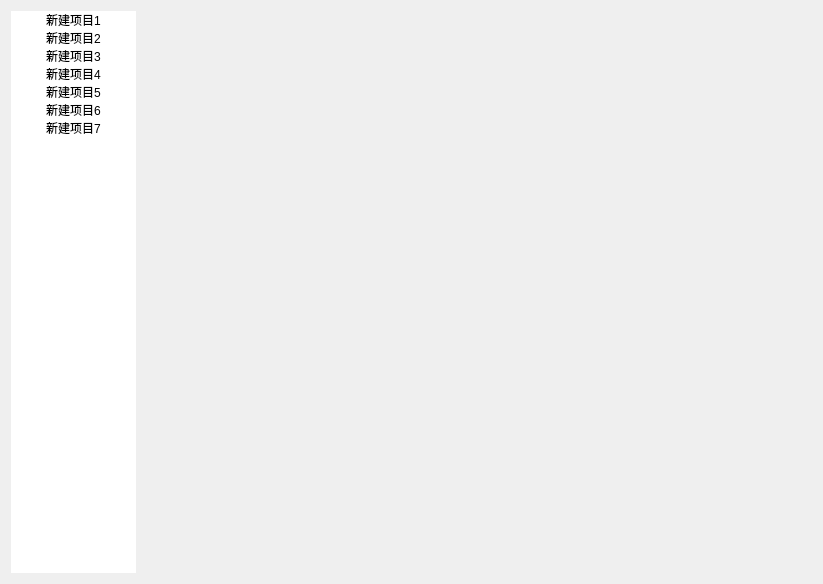
<?xml version="1.0" encoding="UTF-8"?>
<ui version="4.0">
 <class>UAVFlyManage_MavlinkMainDialog</class>
 <widget class="QWidget" name="UAVFlyManage_MavlinkMainDialog">
  <property name="geometry">
   <rect>
    <x>0</x>
    <y>0</y>
    <width>823</width>
    <height>584</height>
   </rect>
  </property>
  <property name="sizePolicy">
   <sizepolicy hsizetype="Preferred" vsizetype="Preferred">
    <horstretch>0</horstretch>
    <verstretch>0</verstretch>
   </sizepolicy>
  </property>
  <property name="windowTitle">
   <string>UAVFlyManage_MavlinkMainDialog</string>
  </property>
  <layout class="QHBoxLayout" name="horizontalLayout_2">
   <item>
    <widget class="QListWidget" name="listWidget_UAVFlyManage_MavlinkMainDialog">
     <property name="sizePolicy">
      <sizepolicy hsizetype="Maximum" vsizetype="Expanding">
       <horstretch>0</horstretch>
       <verstretch>0</verstretch>
      </sizepolicy>
     </property>
     <property name="maximumSize">
      <size>
       <width>125</width>
       <height>16777215</height>
      </size>
     </property>
     <property name="styleSheet">
      <string notr="true"/>
     </property>
     <property name="frameShape">
      <enum>QFrame::NoFrame</enum>
     </property>
     <property name="frameShadow">
      <enum>QFrame::Plain</enum>
     </property>
     <property name="spacing">
      <number>10</number>
     </property>
     <item>
      <property name="text">
       <string>新建项目1</string>
      </property>
      <property name="textAlignment">
       <set>AlignCenter</set>
      </property>
      <property name="icon">
       <iconset resource="groundcontrol/qgcimages.qrc">
        <normaloff>:/qmlimages/CogWheel.svg</normaloff>:/qmlimages/CogWheel.svg</iconset>
      </property>
     </item>
     <item>
      <property name="text">
       <string>新建项目2</string>
      </property>
      <property name="textAlignment">
       <set>AlignCenter</set>
      </property>
      <property name="icon">
       <iconset resource="groundcontrol/qgcresources.qrc">
        <normaloff>:/res/gear-black.svg</normaloff>:/res/gear-black.svg</iconset>
      </property>
     </item>
     <item>
      <property name="text">
       <string>新建项目3</string>
      </property>
      <property name="textAlignment">
       <set>AlignCenter</set>
      </property>
     </item>
     <item>
      <property name="text">
       <string>新建项目4</string>
      </property>
      <property name="textAlignment">
       <set>AlignCenter</set>
      </property>
     </item>
     <item>
      <property name="text">
       <string>新建项目5</string>
      </property>
      <property name="textAlignment">
       <set>AlignCenter</set>
      </property>
     </item>
     <item>
      <property name="text">
       <string>新建项目6</string>
      </property>
      <property name="textAlignment">
       <set>AlignCenter</set>
      </property>
     </item>
     <item>
      <property name="text">
       <string>新建项目7</string>
      </property>
      <property name="textAlignment">
       <set>AlignCenter</set>
      </property>
     </item>
    </widget>
   </item>
   <item>
    <layout class="QVBoxLayout" name="verticalLayout_UAVFlyManage_MavlinkMainDialog">
     <item>
      <spacer name="horizontalSpacer">
       <property name="orientation">
        <enum>Qt::Horizontal</enum>
       </property>
       <property name="sizeHint" stdset="0">
        <size>
         <width>40</width>
         <height>20</height>
        </size>
       </property>
      </spacer>
     </item>
    </layout>
   </item>
  </layout>
 </widget>
 <resources>
  <include location="groundcontrol/qgcimages.qrc"/>
  <include location="groundcontrol/qgcresources.qrc"/>
 </resources>
 <connections/>
</ui>
